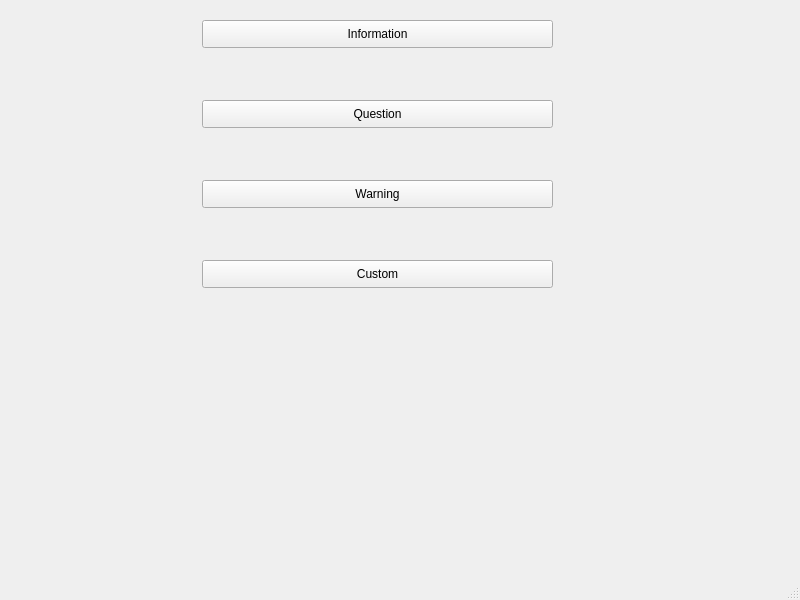
<?xml version="1.0" encoding="UTF-8"?>
<ui version="4.0">
 <class>MainWindowvar</class>
 <widget class="QMainWindow" name="MainWindowvar">
  <property name="geometry">
   <rect>
    <x>0</x>
    <y>0</y>
    <width>800</width>
    <height>600</height>
   </rect>
  </property>
  <property name="windowTitle">
   <string>MainWindowvar</string>
  </property>
  <widget class="QWidget" name="centralwidget">
   <widget class="QPushButton" name="pushButton">
    <property name="geometry">
     <rect>
      <x>202</x>
      <y>20</y>
      <width>351</width>
      <height>28</height>
     </rect>
    </property>
    <property name="text">
     <string>Information</string>
    </property>
   </widget>
   <widget class="QPushButton" name="pushButton_2">
    <property name="geometry">
     <rect>
      <x>202</x>
      <y>100</y>
      <width>351</width>
      <height>28</height>
     </rect>
    </property>
    <property name="text">
     <string>Question</string>
    </property>
   </widget>
   <widget class="QPushButton" name="pushButton_3">
    <property name="geometry">
     <rect>
      <x>202</x>
      <y>180</y>
      <width>351</width>
      <height>28</height>
     </rect>
    </property>
    <property name="text">
     <string>Warning</string>
    </property>
   </widget>
   <widget class="QPushButton" name="pushButton_4">
    <property name="geometry">
     <rect>
      <x>202</x>
      <y>260</y>
      <width>351</width>
      <height>28</height>
     </rect>
    </property>
    <property name="text">
     <string>Custom</string>
    </property>
   </widget>
  </widget>
  <widget class="QMenuBar" name="menubar">
   <property name="geometry">
    <rect>
     <x>0</x>
     <y>0</y>
     <width>800</width>
     <height>26</height>
    </rect>
   </property>
  </widget>
  <widget class="QStatusBar" name="statusbar"/>
 </widget>
 <resources/>
 <connections/>
</ui>
